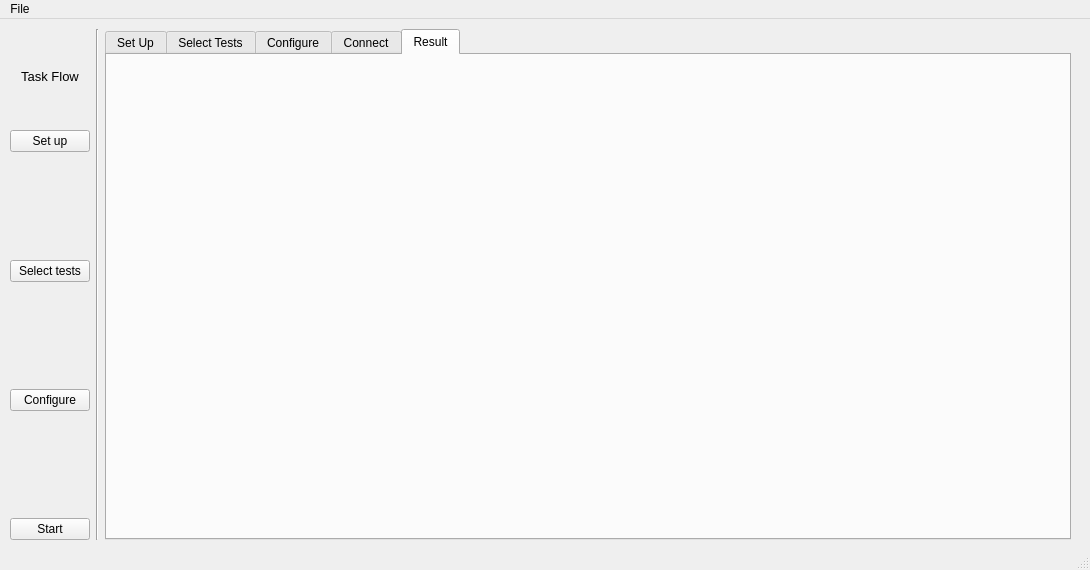
<?xml version="1.0" encoding="UTF-8"?>
<ui version="4.0">
 <class>MainWindow</class>
 <widget class="QMainWindow" name="MainWindow">
  <property name="geometry">
   <rect>
    <x>0</x>
    <y>0</y>
    <width>1090</width>
    <height>570</height>
   </rect>
  </property>
  <property name="windowTitle">
   <string>HHT Overseas R&amp;D Test Tool beta V0.0</string>
  </property>
  <property name="windowIcon">
   <iconset>
    <normaloff>E:/lcd/other/icon/hht.png</normaloff>E:/lcd/other/icon/hht.png</iconset>
  </property>
  <property name="iconSize">
   <size>
    <width>64</width>
    <height>38</height>
   </size>
  </property>
  <property name="tabShape">
   <enum>QTabWidget::Rounded</enum>
  </property>
  <widget class="QWidget" name="centralwidget">
   <widget class="QWidget" name="layoutWidget">
    <property name="geometry">
     <rect>
      <x>10</x>
      <y>10</y>
      <width>1061</width>
      <height>511</height>
     </rect>
    </property>
    <layout class="QHBoxLayout" name="horizontalLayout">
     <item>
      <layout class="QVBoxLayout" name="verticalLayout_2">
       <item>
        <layout class="QVBoxLayout" name="verticalLayout">
         <item>
          <widget class="QLabel" name="label_4">
           <property name="font">
            <font>
             <family>Arial</family>
             <pointsize>10</pointsize>
             <weight>50</weight>
             <bold>false</bold>
            </font>
           </property>
           <property name="layoutDirection">
            <enum>Qt::LeftToRight</enum>
           </property>
           <property name="autoFillBackground">
            <bool>false</bool>
           </property>
           <property name="text">
            <string>Task Flow</string>
           </property>
           <property name="alignment">
            <set>Qt::AlignCenter</set>
           </property>
          </widget>
         </item>
         <item>
          <widget class="QPushButton" name="setupbutton">
           <property name="text">
            <string>Set up</string>
           </property>
          </widget>
         </item>
         <item>
          <widget class="QLabel" name="label_3">
           <property name="text">
            <string/>
           </property>
           <property name="pixmap">
            <pixmap>E:/lcd/other/icon/向下.png</pixmap>
           </property>
          </widget>
         </item>
         <item>
          <widget class="QPushButton" name="selectbutton">
           <property name="text">
            <string>Select tests</string>
           </property>
          </widget>
         </item>
         <item>
          <widget class="QLabel" name="label_2">
           <property name="text">
            <string/>
           </property>
           <property name="pixmap">
            <pixmap>E:/lcd/other/icon/向下.png</pixmap>
           </property>
          </widget>
         </item>
         <item>
          <widget class="QPushButton" name="configurebutton">
           <property name="text">
            <string>Configure</string>
           </property>
          </widget>
         </item>
         <item>
          <widget class="QLabel" name="label">
           <property name="text">
            <string/>
           </property>
           <property name="pixmap">
            <pixmap>E:/lcd/other/icon/向下.png</pixmap>
           </property>
          </widget>
         </item>
         <item>
          <widget class="QPushButton" name="runbutton">
           <property name="text">
            <string>Start</string>
           </property>
          </widget>
         </item>
        </layout>
       </item>
      </layout>
     </item>
     <item>
      <widget class="Line" name="line">
       <property name="orientation">
        <enum>Qt::Vertical</enum>
       </property>
      </widget>
     </item>
     <item>
      <widget class="QTabWidget" name="tabWidget">
       <property name="currentIndex">
        <number>4</number>
       </property>
       <property name="iconSize">
        <size>
         <width>16</width>
         <height>16</height>
        </size>
       </property>
       <property name="elideMode">
        <enum>Qt::ElideNone</enum>
       </property>
       <widget class="QWidget" name="setup">
        <attribute name="title">
         <string>Set Up</string>
        </attribute>
        <widget class="QWidget" name="gridLayoutWidget">
         <property name="geometry">
          <rect>
           <x>130</x>
           <y>30</y>
           <width>641</width>
           <height>141</height>
          </rect>
         </property>
         <layout class="QGridLayout" name="gridLayout">
          <item row="0" column="2">
           <widget class="QLabel" name="label_8">
            <property name="text">
             <string>主板型号</string>
            </property>
           </widget>
          </item>
          <item row="0" column="0">
           <widget class="QLabel" name="label_6">
            <property name="text">
             <string>产品型号</string>
            </property>
           </widget>
          </item>
          <item row="0" column="1">
           <widget class="QLabel" name="label_7">
            <property name="text">
             <string>测试阶段</string>
            </property>
           </widget>
          </item>
          <item row="2" column="3">
           <widget class="QLabel" name="label_12">
            <property name="text">
             <string>触控方案</string>
            </property>
           </widget>
          </item>
          <item row="4" column="0">
           <widget class="QLabel" name="label_13">
            <property name="text">
             <string>固件版本</string>
            </property>
           </widget>
          </item>
          <item row="4" column="1">
           <widget class="QLabel" name="label_14">
            <property name="text">
             <string>样机提供时间</string>
            </property>
           </widget>
          </item>
          <item row="2" column="2">
           <widget class="QLabel" name="label_11">
            <property name="text">
             <string>OPS转接板</string>
            </property>
           </widget>
          </item>
          <item row="4" column="3">
           <widget class="QLabel" name="label_16">
            <property name="text">
             <string>测试时间</string>
            </property>
           </widget>
          </item>
          <item row="4" column="2">
           <widget class="QLabel" name="label_15">
            <property name="text">
             <string>测试人员</string>
            </property>
           </widget>
          </item>
          <item row="0" column="3">
           <widget class="QLabel" name="label_5">
            <property name="text">
             <string>电源板型号</string>
            </property>
           </widget>
          </item>
          <item row="2" column="1">
           <widget class="QLabel" name="label_10">
            <property name="text">
             <string> 前置按键板</string>
            </property>
           </widget>
          </item>
          <item row="2" column="0">
           <widget class="QLabel" name="label_9">
            <property name="text">
             <string>PANEL</string>
            </property>
           </widget>
          </item>
          <item row="1" column="2">
           <widget class="QLineEdit" name="lineEdit_8"/>
          </item>
          <item row="1" column="1">
           <widget class="QLineEdit" name="lineEdit_7"/>
          </item>
          <item row="1" column="3">
           <widget class="QLineEdit" name="lineEdit_9"/>
          </item>
          <item row="1" column="0">
           <widget class="QLineEdit" name="lineEdit_6"/>
          </item>
          <item row="3" column="0">
           <widget class="QLineEdit" name="lineEdit_10"/>
          </item>
          <item row="3" column="1">
           <widget class="QLineEdit" name="lineEdit_11"/>
          </item>
          <item row="3" column="2">
           <widget class="QLineEdit" name="lineEdit_12"/>
          </item>
          <item row="3" column="3">
           <widget class="QLineEdit" name="lineEdit_13"/>
          </item>
          <item row="5" column="0">
           <widget class="QLineEdit" name="lineEdit_14"/>
          </item>
          <item row="5" column="1">
           <widget class="QLineEdit" name="lineEdit_15"/>
          </item>
          <item row="5" column="2">
           <widget class="QLineEdit" name="lineEdit_16"/>
          </item>
          <item row="5" column="3">
           <widget class="QLineEdit" name="lineEdit_17"/>
          </item>
         </layout>
        </widget>
        <widget class="QWidget" name="gridLayoutWidget_2">
         <property name="geometry">
          <rect>
           <x>270</x>
           <y>210</y>
           <width>331</width>
           <height>201</height>
          </rect>
         </property>
         <layout class="QGridLayout" name="gridLayout_2">
          <item row="3" column="0">
           <widget class="QLabel" name="label_26">
            <property name="text">
             <string>音量</string>
            </property>
           </widget>
          </item>
          <item row="4" column="0">
           <widget class="QLabel" name="label_27">
            <property name="text">
             <string>背光</string>
            </property>
           </widget>
          </item>
          <item row="6" column="0">
           <widget class="QLabel" name="label_29">
            <property name="text">
             <string>HDMI</string>
            </property>
           </widget>
          </item>
          <item row="4" column="1">
           <widget class="QLineEdit" name="lineEdit_4"/>
          </item>
          <item row="5" column="0">
           <widget class="QLabel" name="label_28">
            <property name="text">
             <string>VGA</string>
            </property>
           </widget>
          </item>
          <item row="2" column="0">
           <widget class="QLabel" name="label_25">
            <property name="text">
             <string>关机</string>
            </property>
           </widget>
          </item>
          <item row="1" column="1">
           <widget class="QLineEdit" name="lineEdit"/>
          </item>
          <item row="2" column="1">
           <widget class="QLineEdit" name="lineEdit_2"/>
          </item>
          <item row="3" column="1">
           <widget class="QLineEdit" name="lineEdit_3"/>
          </item>
          <item row="5" column="1">
           <widget class="QLineEdit" name="lineEdit_5"/>
          </item>
          <item row="1" column="0">
           <widget class="QLabel" name="label_24">
            <property name="text">
             <string>开机</string>
            </property>
           </widget>
          </item>
          <item row="6" column="1">
           <widget class="QLineEdit" name="lineEdit_18"/>
          </item>
          <item row="1" column="2">
           <widget class="QPushButton" name="turnonbtn">
            <property name="text">
             <string>Send</string>
            </property>
           </widget>
          </item>
          <item row="5" column="2">
           <widget class="QPushButton" name="vgabtn">
            <property name="text">
             <string>Send</string>
            </property>
           </widget>
          </item>
          <item row="2" column="2">
           <widget class="QPushButton" name="turnoffbtn">
            <property name="text">
             <string>Send</string>
            </property>
           </widget>
          </item>
          <item row="3" column="2">
           <widget class="QPushButton" name="volumesetbtn">
            <property name="text">
             <string>Send</string>
            </property>
           </widget>
          </item>
          <item row="4" column="2">
           <widget class="QPushButton" name="blsetbtn">
            <property name="text">
             <string>Send</string>
            </property>
           </widget>
          </item>
          <item row="6" column="2">
           <widget class="QPushButton" name="hdmibtn">
            <property name="text">
             <string>Send</string>
            </property>
           </widget>
          </item>
          <item row="0" column="0">
           <widget class="QLabel" name="label_30">
            <property name="text">
             <string>Baud</string>
            </property>
           </widget>
          </item>
          <item row="0" column="1">
           <widget class="QLineEdit" name="lineEdit_19"/>
          </item>
         </layout>
        </widget>
        <widget class="QLabel" name="label_31">
         <property name="geometry">
          <rect>
           <x>270</x>
           <y>180</y>
           <width>81</width>
           <height>20</height>
          </rect>
         </property>
         <property name="text">
          <string>串口设置：</string>
         </property>
        </widget>
       </widget>
       <widget class="QWidget" name="selecttests">
        <attribute name="title">
         <string>Select Tests</string>
        </attribute>
        <widget class="QTreeWidget" name="treeWidget">
         <property name="geometry">
          <rect>
           <x>10</x>
           <y>10</y>
           <width>831</width>
           <height>431</height>
          </rect>
         </property>
         <column>
          <property name="text">
           <string>大屏测试：</string>
          </property>
         </column>
        </widget>
        <widget class="QPushButton" name="selectedbutton">
         <property name="geometry">
          <rect>
           <x>240</x>
           <y>450</y>
           <width>75</width>
           <height>23</height>
          </rect>
         </property>
         <property name="text">
          <string>OK</string>
         </property>
        </widget>
        <widget class="QPushButton" name="allselectbtn">
         <property name="geometry">
          <rect>
           <x>20</x>
           <y>450</y>
           <width>75</width>
           <height>23</height>
          </rect>
         </property>
         <property name="text">
          <string>全选</string>
         </property>
        </widget>
        <widget class="QPushButton" name="notallselectbtn">
         <property name="geometry">
          <rect>
           <x>110</x>
           <y>450</y>
           <width>75</width>
           <height>23</height>
          </rect>
         </property>
         <property name="text">
          <string>全不选</string>
         </property>
        </widget>
       </widget>
       <widget class="QWidget" name="configure">
        <attribute name="title">
         <string>Configure</string>
        </attribute>
        <widget class="QWidget" name="layoutWidget">
         <property name="geometry">
          <rect>
           <x>10</x>
           <y>10</y>
           <width>151</width>
           <height>22</height>
          </rect>
         </property>
         <layout class="QHBoxLayout" name="horizontalLayout_2">
          <item>
           <widget class="QLabel" name="label_18">
            <property name="text">
             <string>串口选择：</string>
            </property>
           </widget>
          </item>
          <item>
           <widget class="QComboBox" name="combobox">
            <property name="editable">
             <bool>false</bool>
            </property>
           </widget>
          </item>
         </layout>
        </widget>
        <widget class="QTableWidget" name="tableWidget">
         <property name="geometry">
          <rect>
           <x>10</x>
           <y>40</y>
           <width>931</width>
           <height>441</height>
          </rect>
         </property>
        </widget>
       </widget>
       <widget class="QWidget" name="connect">
        <attribute name="title">
         <string>Connect</string>
        </attribute>
       </widget>
       <widget class="QWidget" name="result">
        <attribute name="title">
         <string>Result</string>
        </attribute>
        <widget class="QLabel" name="label_21">
         <property name="geometry">
          <rect>
           <x>70</x>
           <y>60</y>
           <width>111</width>
           <height>16</height>
          </rect>
         </property>
         <property name="text">
          <string/>
         </property>
        </widget>
        <widget class="QLabel" name="label_22">
         <property name="geometry">
          <rect>
           <x>70</x>
           <y>80</y>
           <width>111</width>
           <height>16</height>
          </rect>
         </property>
         <property name="text">
          <string/>
         </property>
        </widget>
        <widget class="QLabel" name="label_23">
         <property name="geometry">
          <rect>
           <x>70</x>
           <y>40</y>
           <width>111</width>
           <height>16</height>
          </rect>
         </property>
         <property name="text">
          <string/>
         </property>
        </widget>
        <widget class="QWidget" name="verticalLayoutWidget">
         <property name="geometry">
          <rect>
           <x>0</x>
           <y>20</y>
           <width>941</width>
           <height>451</height>
          </rect>
         </property>
         <layout class="QVBoxLayout" name="verticalLayout_3"/>
        </widget>
       </widget>
      </widget>
     </item>
    </layout>
   </widget>
  </widget>
  <widget class="QMenuBar" name="menubar">
   <property name="geometry">
    <rect>
     <x>0</x>
     <y>0</y>
     <width>1090</width>
     <height>23</height>
    </rect>
   </property>
   <widget class="QMenu" name="menuHELLO">
    <property name="title">
     <string>File</string>
    </property>
    <addaction name="actionopen"/>
    <addaction name="actionsave"/>
   </widget>
   <addaction name="menuHELLO"/>
  </widget>
  <widget class="QStatusBar" name="statusbar"/>
  <action name="actionopen">
   <property name="text">
    <string>open</string>
   </property>
  </action>
  <action name="actionsave">
   <property name="text">
    <string>save</string>
   </property>
  </action>
 </widget>
 <resources/>
 <connections/>
</ui>
